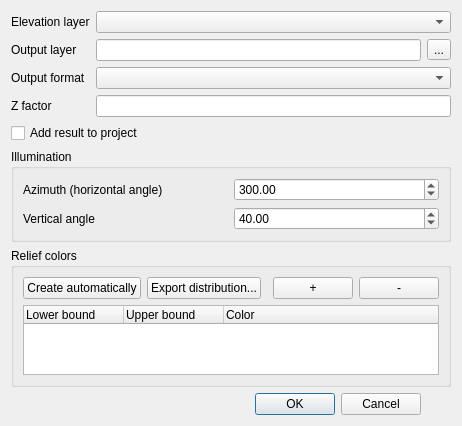
<?xml version="1.0" encoding="UTF-8"?>
<ui version="4.0">
 <class>QgsReliefDialogBase</class>
 <widget class="QDialog" name="QgsReliefDialogBase">
  <property name="geometry">
   <rect>
    <x>0</x>
    <y>0</y>
    <width>393</width>
    <height>405</height>
   </rect>
  </property>
  <property name="windowTitle">
   <string>Dialog</string>
  </property>
  <layout class="QGridLayout" name="gridLayout_3">
   <item row="0" column="0">
    <widget class="QLabel" name="mElevationLayerLabel">
     <property name="text">
      <string>Elevation layer</string>
     </property>
    </widget>
   </item>
   <item row="0" column="1" colspan="2">
    <widget class="QComboBox" name="mElevationLayerComboBox"/>
   </item>
   <item row="1" column="0">
    <widget class="QLabel" name="mOutputLayerLabel">
     <property name="text">
      <string>Output layer</string>
     </property>
    </widget>
   </item>
   <item row="1" column="1">
    <widget class="QLineEdit" name="mOutputLayerLineEdit"/>
   </item>
   <item row="1" column="2">
    <widget class="QToolButton" name="mOutputLayerToolButton">
     <property name="text">
      <string>...</string>
     </property>
    </widget>
   </item>
   <item row="2" column="0">
    <widget class="QLabel" name="mOutputFormatLabel">
     <property name="text">
      <string>Output format</string>
     </property>
    </widget>
   </item>
   <item row="2" column="1" colspan="2">
    <widget class="QComboBox" name="mOutputFormatComboBox"/>
   </item>
   <item row="3" column="0">
    <widget class="QLabel" name="mZFactorLabel">
     <property name="text">
      <string>Z factor</string>
     </property>
    </widget>
   </item>
   <item row="3" column="1" colspan="2">
    <widget class="QLineEdit" name="mZFactorLineEdit"/>
   </item>
   <item row="4" column="0" colspan="2">
    <widget class="QCheckBox" name="mAddResultToProjectCheckBox">
     <property name="text">
      <string>Add result to project</string>
     </property>
    </widget>
   </item>
   <item row="5" column="0" colspan="3">
    <widget class="QGroupBox" name="mIlluminationGroupBox">
     <property name="title">
      <string>Illumination</string>
     </property>
     <layout class="QGridLayout" name="gridLayout_2">
      <item row="0" column="0">
       <widget class="QLabel" name="mLightAzimuthLabel">
        <property name="text">
         <string>Azimuth (horizontal angle)</string>
        </property>
       </widget>
      </item>
      <item row="0" column="1">
       <widget class="QDoubleSpinBox" name="mLightAzimuthAngleSpinBox">
        <property name="maximum">
         <double>360.000000000000000</double>
        </property>
        <property name="value">
         <double>300.000000000000000</double>
        </property>
       </widget>
      </item>
      <item row="1" column="0">
       <widget class="QLabel" name="mLightVerticalAngleLabel">
        <property name="text">
         <string>Vertical angle</string>
        </property>
       </widget>
      </item>
      <item row="1" column="1">
       <widget class="QDoubleSpinBox" name="mLightVerticalAngleSpinBox">
        <property name="maximum">
         <double>90.000000000000000</double>
        </property>
        <property name="value">
         <double>40.000000000000000</double>
        </property>
       </widget>
      </item>
     </layout>
    </widget>
   </item>
   <item row="6" column="0" colspan="3">
    <widget class="QGroupBox" name="mReliefColorsGroupBox">
     <property name="title">
      <string>Relief colors</string>
     </property>
     <layout class="QGridLayout" name="gridLayout">
      <item row="0" column="2">
       <spacer name="horizontalSpacer">
        <property name="orientation">
         <enum>Qt::Horizontal</enum>
        </property>
        <property name="sizeHint" stdset="0">
         <size>
          <width>268</width>
          <height>20</height>
         </size>
        </property>
       </spacer>
      </item>
      <item row="0" column="3">
       <widget class="QPushButton" name="mAddClassButton">
        <property name="text">
         <string>+</string>
        </property>
       </widget>
      </item>
      <item row="0" column="4">
       <widget class="QPushButton" name="mRemoveClassButton">
        <property name="text">
         <string>-</string>
        </property>
       </widget>
      </item>
      <item row="1" column="0" colspan="5">
       <widget class="QTreeWidget" name="mReliefClassTreeWidget">
        <column>
         <property name="text">
          <string>Lower bound</string>
         </property>
        </column>
        <column>
         <property name="text">
          <string>Upper bound</string>
         </property>
        </column>
        <column>
         <property name="text">
          <string>Color</string>
         </property>
        </column>
       </widget>
      </item>
      <item row="0" column="0">
       <widget class="QPushButton" name="mAutomaticColorButton">
        <property name="text">
         <string>Create automatically</string>
        </property>
       </widget>
      </item>
      <item row="0" column="1">
       <widget class="QPushButton" name="mExportToCsvButton">
        <property name="text">
         <string>Export distribution...</string>
        </property>
       </widget>
      </item>
     </layout>
    </widget>
   </item>
   <item row="7" column="0" colspan="2">
    <widget class="QDialogButtonBox" name="mButtonBox">
     <property name="orientation">
      <enum>Qt::Horizontal</enum>
     </property>
     <property name="standardButtons">
      <set>QDialogButtonBox::Cancel|QDialogButtonBox::Ok</set>
     </property>
    </widget>
   </item>
  </layout>
 </widget>
 <resources/>
 <connections>
  <connection>
   <sender>mButtonBox</sender>
   <signal>accepted()</signal>
   <receiver>QgsReliefDialogBase</receiver>
   <slot>accept()</slot>
   <hints>
    <hint type="sourcelabel">
     <x>248</x>
     <y>254</y>
    </hint>
    <hint type="destinationlabel">
     <x>157</x>
     <y>274</y>
    </hint>
   </hints>
  </connection>
  <connection>
   <sender>mButtonBox</sender>
   <signal>rejected()</signal>
   <receiver>QgsReliefDialogBase</receiver>
   <slot>reject()</slot>
   <hints>
    <hint type="sourcelabel">
     <x>316</x>
     <y>260</y>
    </hint>
    <hint type="destinationlabel">
     <x>286</x>
     <y>274</y>
    </hint>
   </hints>
  </connection>
 </connections>
</ui>
